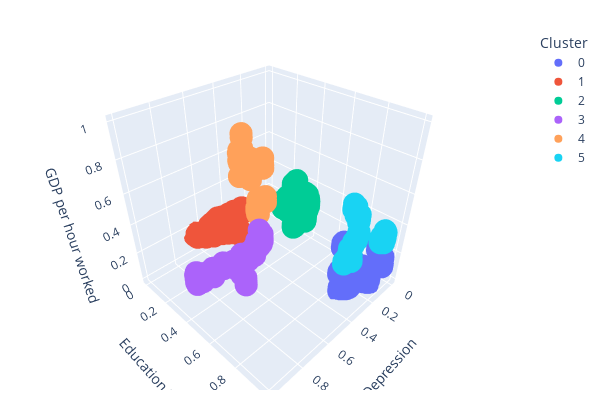
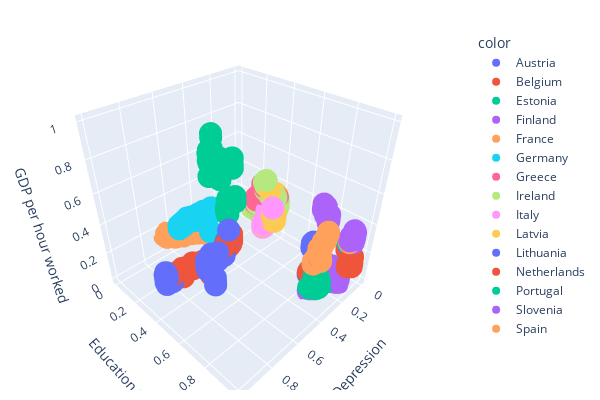

These figures' notebook cell, in order:
### Code cell
#  -------------------------------- Finding k for cluster group 1  -------------------------------
cluster = ['Depression', 'Education 2', 'GDP per hour worked']
df1 = big_data[cluster]
clusters = 6

min_max_scaler = MinMaxScaler()
x_scaled1 = min_max_scaler.fit_transform(df1.values)
df1 = pd.DataFrame(x_scaled1)

kmeans1 = KMeans(init="k-means++",
                n_clusters=clusters,
                max_iter = 500,
                random_state=0
                ).fit(df1)


layout = dict(height=400,width=600, showlegend=True,
    margin=dict(l=10, r=10, t=30, b=10))
   

df1.columns = cluster
df1['kmeans'] = pd.DataFrame(kmeans1.labels_).astype(str)
df1['labels'] = labels

df1 = df1.sort_values('kmeans', ascending=True, ignore_index=True)

fig = px.scatter_3d(df1, x=cluster[0], y=cluster[1], z=cluster[2],
              color='kmeans')
fig.update_layout(layout)
fig.update_layout(legend_title="Cluster")
fig.show()


fig2 = px.scatter_3d(df1, x=cluster[0], y=cluster[1], z=cluster[2],
              color=labels)
fig2.update_layout(layout)
fig2.show()
